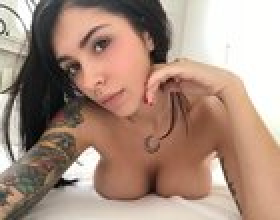
#> input picture ads1.jpg, 140 x 110 px (shown 2 times larger)
$ python resize.py
#> lines starting #> are read from the running program, lines starting #| are printed output that depends on the picture
from PIL import Image
import pathlib

BASE_PATH = pathlib.Path().absolute()

def generate_thumbnails(file_name, file_path):
#> called with file_name = 'ads1.jpg', file_path = 'ads1.jpg'
	im = Image.open(file_path)
#> im is the input picture: PIL image 140x110 RGB; mean R, G, B 169.9, 143, 127.9
	thumbnail_size = (140, 140)
	thumbnail = im.resize(thumbnail_size)
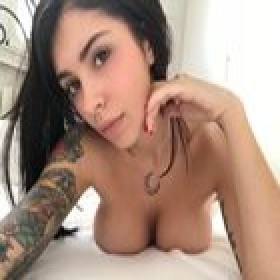
#> thumbnail: PIL image 140x140 RGB (shown 2 times larger); mean R, G, B 169.9, 143, 127.9
	thumbnail.save("resized_"+file_name)

generate_thumbnails("ads1.jpg", str(BASE_PATH)+'/'+"ads1.jpg");
generate_thumbnails("ads2.jpg", str(BASE_PATH)+'/'+"ads2.jpg");
#> call 2 of generate_thumbnails, with file_name = 'ads2.jpg', file_path = 'ads2.jpg'
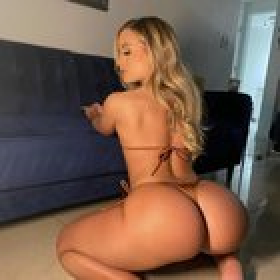
#> input picture ads2.jpg, 140 x 140 px (shown 2 times larger)
#> in generate_thumbnails, im is the input picture: PIL image 140x140 RGB; mean R, G, B 116.8, 91.8, 76.7
generate_thumbnails("ads3.jpg", str(BASE_PATH)+'/'+"ads3.jpg");
#> call 3 of generate_thumbnails, with file_name = 'ads3.jpg', file_path = 'ads3.jpg'
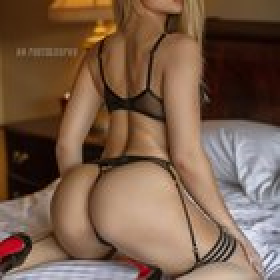
#> input picture ads3.jpg, 140 x 140 px (shown 2 times larger)
#> in generate_thumbnails, im is the input picture: PIL image 140x140 RGB; mean R, G, B 120.7, 93, 73.7
generate_thumbnails("ads4.jpg", str(BASE_PATH)+'/'+"ads4.jpg");
#> call 4 of generate_thumbnails, with file_name = 'ads4.jpg', file_path = 'ads4.jpg'
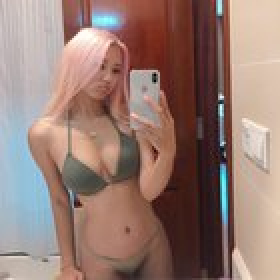
#> input picture ads4.jpg, 140 x 140 px (shown 2 times larger)
#> in generate_thumbnails, im is the input picture: PIL image 140x140 RGB; mean R, G, B 151.2, 124.1, 115.6
generate_thumbnails("ads5.jpg", str(BASE_PATH)+'/'+"ads5.jpg");
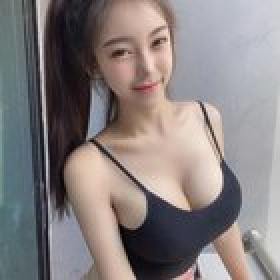
#> input picture ads5.jpg, 140 x 140 px (shown 2 times larger)
#> in generate_thumbnails, im is the input picture: PIL image 140x140 RGB; mean R, G, B 135.3, 128.3, 128.3
generate_thumbnails("ads6.jpg", str(BASE_PATH)+'/'+"ads6.jpg");
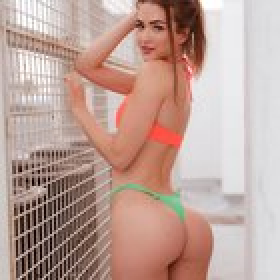
#> input picture ads6.jpg, 140 x 140 px (shown 2 times larger)
#> in generate_thumbnails, im is the input picture: PIL image 140x140 RGB; mean R, G, B 190.1, 162.4, 153.4
#> (the run stopped early here; a loop or call above may not have finished)
